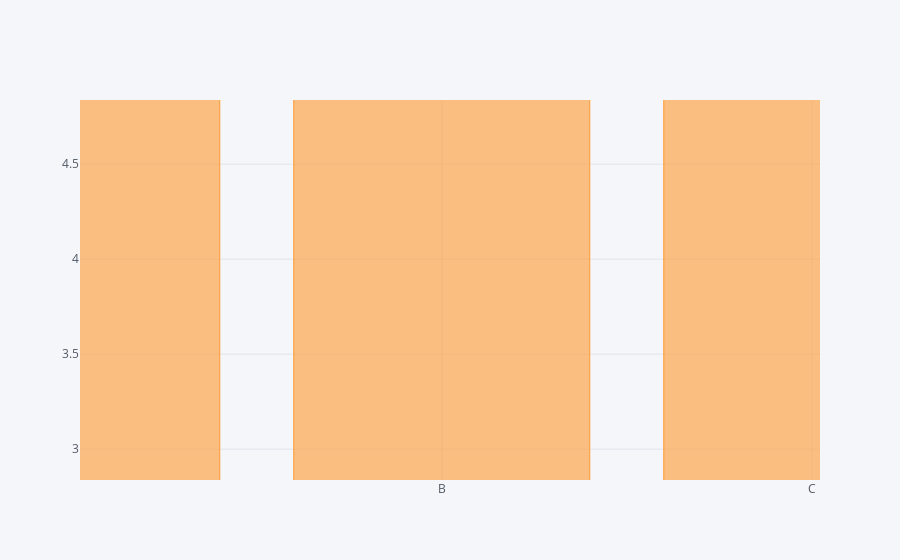

The cell this chart's notebook holds for it:
### Markdown cell above
## Bar Plots

### Code cell
df2.iplot(kind='bar',x='Category',y='Values')

### Figure 1 — Plotly figure (JSON) as saved in the notebook; plotly's stock layout.template omitted (floating-point values rounded to 4 significant figures)
{"data": [{"marker": {"color": "rgba(255, 153, 51, 0.6)", "line": {"color": "rgba(255, 153, 51, 1.0)", "width": 1}}, "name": "Values", "orientation": "v", "text": "", "type": "bar", "x": ["A", "B", "C"], "y": [32, 43, 50]}], "layout": {"autosize": true, "legend": {"bgcolor": "#F5F6F9", "font": {"color": "#4D5663"}}, "paper_bgcolor": "#F5F6F9", "plot_bgcolor": "#F5F6F9", "title": {"font": {"color": "#4D5663"}}, "xaxis": {"autorange": false, "gridcolor": "#E1E5ED", "range": [1.022, 1.022], "showgrid": true, "tickfont": {"color": "#4D5663"}, "title": {"font": {"color": "#4D5663"}, "text": ""}, "type": "category", "zerolinecolor": "#E1E5ED"}, "yaxis": {"autorange": false, "gridcolor": "#E1E5ED", "range": [3.838, 3.838], "showgrid": true, "tickfont": {"color": "#4D5663"}, "title": {"font": {"color": "#4D5663"}, "text": ""}, "type": "linear", "zerolinecolor": "#E1E5ED"}}}
